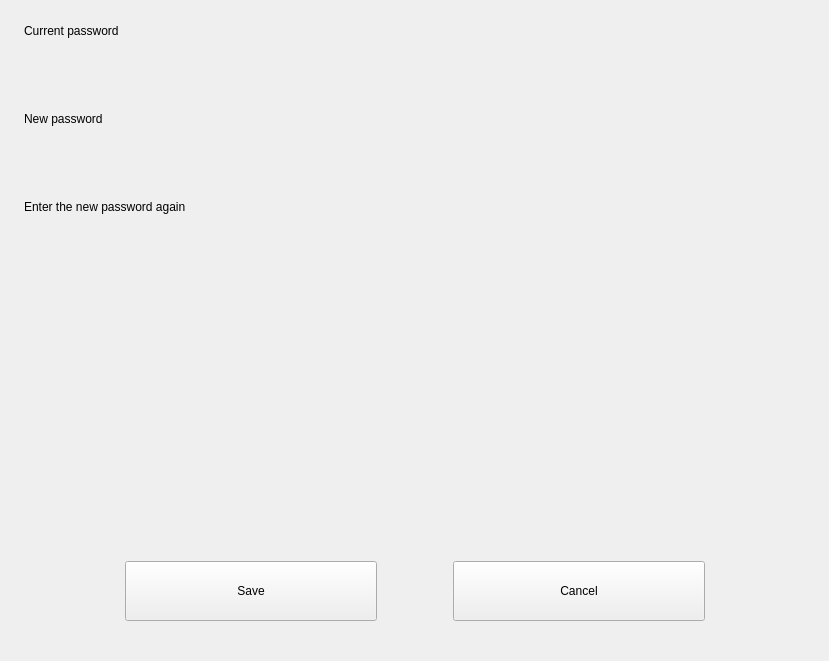
<?xml version="1.0" encoding="UTF-8"?>
<ui version="4.0">
 <class>UserInfoPage</class>
 <widget class="QWidget" name="UserInfoPage">
  <property name="geometry">
   <rect>
    <x>0</x>
    <y>0</y>
    <width>829</width>
    <height>661</height>
   </rect>
  </property>
  <property name="windowTitle">
   <string>Form</string>
  </property>
  <layout class="QVBoxLayout" name="verticalLayout">
   <property name="spacing">
    <number>0</number>
   </property>
   <property name="leftMargin">
    <number>24</number>
   </property>
   <property name="topMargin">
    <number>0</number>
   </property>
   <property name="rightMargin">
    <number>24</number>
   </property>
   <property name="bottomMargin">
    <number>0</number>
   </property>
   <item>
    <widget class="QStackedWidget" name="stackedWidget">
     <property name="sizePolicy">
      <sizepolicy hsizetype="Preferred" vsizetype="Preferred">
       <horstretch>0</horstretch>
       <verstretch>0</verstretch>
      </sizepolicy>
     </property>
     <property name="minimumSize">
      <size>
       <width>0</width>
       <height>200</height>
      </size>
     </property>
     <property name="currentIndex">
      <number>1</number>
     </property>
     <widget class="QWidget" name="page_userInfo">
      <layout class="QVBoxLayout" name="verticalLayout_2">
       <property name="spacing">
        <number>0</number>
       </property>
       <property name="leftMargin">
        <number>0</number>
       </property>
       <property name="topMargin">
        <number>0</number>
       </property>
       <property name="rightMargin">
        <number>0</number>
       </property>
       <property name="bottomMargin">
        <number>0</number>
       </property>
       <item>
        <layout class="QHBoxLayout" name="userInfo_row_1">
         <property name="spacing">
          <number>0</number>
         </property>
         <property name="topMargin">
          <number>50</number>
         </property>
         <property name="bottomMargin">
          <number>0</number>
         </property>
         <item>
          <spacer name="horizontalSpacer">
           <property name="orientation">
            <enum>Qt::Horizontal</enum>
           </property>
           <property name="sizeHint" stdset="0">
            <size>
             <width>40</width>
             <height>20</height>
            </size>
           </property>
          </spacer>
         </item>
         <item>
          <widget class="UserAvatarWidget" name="avatar" native="true">
           <property name="sizePolicy">
            <sizepolicy hsizetype="Fixed" vsizetype="Fixed">
             <horstretch>0</horstretch>
             <verstretch>0</verstretch>
            </sizepolicy>
           </property>
           <property name="minimumSize">
            <size>
             <width>150</width>
             <height>150</height>
            </size>
           </property>
           <property name="maximumSize">
            <size>
             <width>150</width>
             <height>150</height>
            </size>
           </property>
          </widget>
         </item>
         <item>
          <spacer name="horizontalSpacer_2">
           <property name="orientation">
            <enum>Qt::Horizontal</enum>
           </property>
           <property name="sizeHint" stdset="0">
            <size>
             <width>40</width>
             <height>20</height>
            </size>
           </property>
          </spacer>
         </item>
        </layout>
       </item>
       <item>
        <layout class="QHBoxLayout" name="userInfo_row_2">
         <property name="spacing">
          <number>0</number>
         </property>
         <property name="topMargin">
          <number>24</number>
         </property>
         <item>
          <spacer name="horizontalSpacer_3">
           <property name="orientation">
            <enum>Qt::Horizontal</enum>
           </property>
           <property name="sizeHint" stdset="0">
            <size>
             <width>40</width>
             <height>20</height>
            </size>
           </property>
          </spacer>
         </item>
         <item>
          <widget class="QLabel" name="label_name">
           <property name="font">
            <font>
             <family>Noto Sans CJK TC Light</family>
             <pointsize>15</pointsize>
            </font>
           </property>
           <property name="text">
            <string>Account</string>
           </property>
           <property name="alignment">
            <set>Qt::AlignCenter</set>
           </property>
          </widget>
         </item>
         <item>
          <spacer name="horizontalSpacer_4">
           <property name="orientation">
            <enum>Qt::Horizontal</enum>
           </property>
           <property name="sizeHint" stdset="0">
            <size>
             <width>40</width>
             <height>20</height>
            </size>
           </property>
          </spacer>
         </item>
        </layout>
       </item>
       <item>
        <layout class="QHBoxLayout" name="userInfo_row_3">
         <property name="spacing">
          <number>0</number>
         </property>
         <property name="topMargin">
          <number>10</number>
         </property>
         <item>
          <spacer name="horizontalSpacer_5">
           <property name="orientation">
            <enum>Qt::Horizontal</enum>
           </property>
           <property name="sizeHint" stdset="0">
            <size>
             <width>40</width>
             <height>20</height>
            </size>
           </property>
          </spacer>
         </item>
         <item>
          <widget class="QPushButton" name="btn_changePasswd">
           <property name="text">
            <string>Change password</string>
           </property>
          </widget>
         </item>
         <item>
          <spacer name="horizontalSpacer_6">
           <property name="orientation">
            <enum>Qt::Horizontal</enum>
           </property>
           <property name="sizeHint" stdset="0">
            <size>
             <width>40</width>
             <height>20</height>
            </size>
           </property>
          </spacer>
         </item>
        </layout>
       </item>
       <item>
        <layout class="QHBoxLayout" name="userInfo_row_4">
         <property name="spacing">
          <number>0</number>
         </property>
         <property name="topMargin">
          <number>24</number>
         </property>
         <item>
          <widget class="QLabel" name="label_userID">
           <property name="text">
            <string>User id</string>
           </property>
          </widget>
         </item>
         <item>
          <spacer name="horizontalSpacer_7">
           <property name="orientation">
            <enum>Qt::Horizontal</enum>
           </property>
           <property name="sizeHint" stdset="0">
            <size>
             <width>40</width>
             <height>20</height>
            </size>
           </property>
          </spacer>
         </item>
        </layout>
       </item>
       <item>
        <layout class="QHBoxLayout" name="userInfo_row_5">
         <property name="spacing">
          <number>0</number>
         </property>
         <property name="topMargin">
          <number>10</number>
         </property>
         <item>
          <widget class="QLineEdit" name="edit_userID">
           <property name="enabled">
            <bool>false</bool>
           </property>
           <property name="minimumSize">
            <size>
             <width>0</width>
             <height>40</height>
            </size>
           </property>
           <property name="maximumSize">
            <size>
             <width>16777215</width>
             <height>40</height>
            </size>
           </property>
          </widget>
         </item>
        </layout>
       </item>
       <item>
        <layout class="QHBoxLayout" name="userInfo_row_6">
         <property name="spacing">
          <number>0</number>
         </property>
         <property name="topMargin">
          <number>24</number>
         </property>
         <item>
          <widget class="QLabel" name="label_accountType">
           <property name="text">
            <string>Account type</string>
           </property>
          </widget>
         </item>
         <item>
          <spacer name="horizontalSpacer_8">
           <property name="orientation">
            <enum>Qt::Horizontal</enum>
           </property>
           <property name="sizeHint" stdset="0">
            <size>
             <width>40</width>
             <height>20</height>
            </size>
           </property>
          </spacer>
         </item>
        </layout>
       </item>
       <item>
        <layout class="QHBoxLayout" name="userInfo_row_7">
         <property name="spacing">
          <number>0</number>
         </property>
         <property name="topMargin">
          <number>10</number>
         </property>
         <item>
          <widget class="QComboBox" name="combo_accountType">
           <property name="sizePolicy">
            <sizepolicy hsizetype="Expanding" vsizetype="Fixed">
             <horstretch>0</horstretch>
             <verstretch>0</verstretch>
            </sizepolicy>
           </property>
           <property name="minimumSize">
            <size>
             <width>0</width>
             <height>40</height>
            </size>
           </property>
           <property name="maximumSize">
            <size>
             <width>16777215</width>
             <height>40</height>
            </size>
           </property>
          </widget>
         </item>
        </layout>
       </item>
       <item>
        <layout class="QHBoxLayout" name="userInfo_row_8">
         <property name="spacing">
          <number>0</number>
         </property>
         <property name="topMargin">
          <number>24</number>
         </property>
         <item>
          <widget class="QLabel" name="label_accountStatus">
           <property name="text">
            <string>Account status</string>
           </property>
          </widget>
         </item>
         <item>
          <spacer name="horizontalSpacer_10">
           <property name="orientation">
            <enum>Qt::Horizontal</enum>
           </property>
           <property name="sizeHint" stdset="0">
            <size>
             <width>40</width>
             <height>20</height>
            </size>
           </property>
          </spacer>
         </item>
        </layout>
       </item>
       <item>
        <layout class="QHBoxLayout" name="userInfo_row_9">
         <property name="spacing">
          <number>0</number>
         </property>
         <property name="topMargin">
          <number>10</number>
         </property>
         <item>
          <widget class="QCheckBox" name="checkBox">
           <property name="sizePolicy">
            <sizepolicy hsizetype="Fixed" vsizetype="Fixed">
             <horstretch>0</horstretch>
             <verstretch>0</verstretch>
            </sizepolicy>
           </property>
           <property name="minimumSize">
            <size>
             <width>0</width>
             <height>0</height>
            </size>
           </property>
           <property name="maximumSize">
            <size>
             <width>16777215</width>
             <height>16777215</height>
            </size>
           </property>
           <property name="text">
            <string/>
           </property>
           <property name="iconSize">
            <size>
             <width>16</width>
             <height>16</height>
            </size>
           </property>
          </widget>
         </item>
         <item>
          <spacer name="horizontalSpacer_9">
           <property name="orientation">
            <enum>Qt::Horizontal</enum>
           </property>
           <property name="sizeHint" stdset="0">
            <size>
             <width>40</width>
             <height>20</height>
            </size>
           </property>
          </spacer>
         </item>
        </layout>
       </item>
       <item>
        <spacer name="verticalSpacer">
         <property name="orientation">
          <enum>Qt::Vertical</enum>
         </property>
         <property name="sizeHint" stdset="0">
          <size>
           <width>20</width>
           <height>40</height>
          </size>
         </property>
        </spacer>
       </item>
       <item>
        <layout class="QHBoxLayout" name="userInfo_row_10">
         <property name="spacing">
          <number>0</number>
         </property>
         <property name="bottomMargin">
          <number>40</number>
         </property>
         <item>
          <spacer name="horizontalSpacer_12">
           <property name="orientation">
            <enum>Qt::Horizontal</enum>
           </property>
           <property name="sizeHint" stdset="0">
            <size>
             <width>40</width>
             <height>20</height>
            </size>
           </property>
          </spacer>
         </item>
         <item>
          <widget class="QPushButton" name="btn_confirm">
           <property name="sizePolicy">
            <sizepolicy hsizetype="Fixed" vsizetype="Fixed">
             <horstretch>0</horstretch>
             <verstretch>0</verstretch>
            </sizepolicy>
           </property>
           <property name="minimumSize">
            <size>
             <width>252</width>
             <height>60</height>
            </size>
           </property>
           <property name="maximumSize">
            <size>
             <width>252</width>
             <height>60</height>
            </size>
           </property>
           <property name="text">
            <string>Confirm</string>
           </property>
          </widget>
         </item>
         <item>
          <spacer name="horizontalSpacer_11">
           <property name="orientation">
            <enum>Qt::Horizontal</enum>
           </property>
           <property name="sizeType">
            <enum>QSizePolicy::Fixed</enum>
           </property>
           <property name="sizeHint" stdset="0">
            <size>
             <width>76</width>
             <height>20</height>
            </size>
           </property>
          </spacer>
         </item>
         <item>
          <widget class="QPushButton" name="btn_deleteUser">
           <property name="sizePolicy">
            <sizepolicy hsizetype="Fixed" vsizetype="Fixed">
             <horstretch>0</horstretch>
             <verstretch>0</verstretch>
            </sizepolicy>
           </property>
           <property name="minimumSize">
            <size>
             <width>252</width>
             <height>60</height>
            </size>
           </property>
           <property name="maximumSize">
            <size>
             <width>252</width>
             <height>60</height>
            </size>
           </property>
           <property name="text">
            <string>Delete</string>
           </property>
          </widget>
         </item>
         <item>
          <spacer name="horizontalSpacer_13">
           <property name="orientation">
            <enum>Qt::Horizontal</enum>
           </property>
           <property name="sizeHint" stdset="0">
            <size>
             <width>40</width>
             <height>20</height>
            </size>
           </property>
          </spacer>
         </item>
        </layout>
       </item>
      </layout>
     </widget>
     <widget class="QWidget" name="page_changePasswd">
      <layout class="QVBoxLayout" name="verticalLayout_3">
       <property name="spacing">
        <number>0</number>
       </property>
       <property name="leftMargin">
        <number>0</number>
       </property>
       <property name="topMargin">
        <number>0</number>
       </property>
       <property name="rightMargin">
        <number>0</number>
       </property>
       <property name="bottomMargin">
        <number>0</number>
       </property>
       <item>
        <widget class="QWidget" name="passwd_row_1" native="true">
         <layout class="QHBoxLayout" name="layout_passwd_row_1">
          <property name="spacing">
           <number>0</number>
          </property>
          <property name="leftMargin">
           <number>0</number>
          </property>
          <property name="topMargin">
           <number>24</number>
          </property>
          <property name="rightMargin">
           <number>0</number>
          </property>
          <property name="bottomMargin">
           <number>0</number>
          </property>
          <item>
           <widget class="QLabel" name="label_curPasswd">
            <property name="text">
             <string>Current password</string>
            </property>
           </widget>
          </item>
         </layout>
        </widget>
       </item>
       <item>
        <widget class="QWidget" name="passwd_row_2" native="true">
         <layout class="QHBoxLayout" name="layout_passwd_row_2">
          <property name="spacing">
           <number>0</number>
          </property>
          <property name="leftMargin">
           <number>0</number>
          </property>
          <property name="topMargin">
           <number>10</number>
          </property>
          <property name="rightMargin">
           <number>0</number>
          </property>
          <property name="bottomMargin">
           <number>0</number>
          </property>
          <item>
           <widget class="LineEditWithCheckIcon" name="editcheck_curpasswd" native="true">
            <property name="sizePolicy">
             <sizepolicy hsizetype="Preferred" vsizetype="Fixed">
              <horstretch>0</horstretch>
              <verstretch>0</verstretch>
             </sizepolicy>
            </property>
            <property name="minimumSize">
             <size>
              <width>0</width>
              <height>40</height>
             </size>
            </property>
            <property name="maximumSize">
             <size>
              <width>16777215</width>
              <height>40</height>
             </size>
            </property>
           </widget>
          </item>
         </layout>
        </widget>
       </item>
       <item>
        <layout class="QHBoxLayout" name="passwd_row_3">
         <property name="spacing">
          <number>0</number>
         </property>
         <property name="topMargin">
          <number>24</number>
         </property>
         <item>
          <widget class="QLabel" name="label_newPassswd">
           <property name="text">
            <string>New password</string>
           </property>
          </widget>
         </item>
        </layout>
       </item>
       <item>
        <layout class="QHBoxLayout" name="passwd_row_4">
         <property name="spacing">
          <number>0</number>
         </property>
         <property name="topMargin">
          <number>10</number>
         </property>
         <item>
          <widget class="LineEditWithCheckIcon" name="editcheck_newPasswd" native="true">
           <property name="sizePolicy">
            <sizepolicy hsizetype="Preferred" vsizetype="Fixed">
             <horstretch>0</horstretch>
             <verstretch>0</verstretch>
            </sizepolicy>
           </property>
           <property name="minimumSize">
            <size>
             <width>0</width>
             <height>40</height>
            </size>
           </property>
           <property name="maximumSize">
            <size>
             <width>16777215</width>
             <height>40</height>
            </size>
           </property>
          </widget>
         </item>
        </layout>
       </item>
       <item>
        <layout class="QHBoxLayout" name="passwd_row_5">
         <property name="spacing">
          <number>0</number>
         </property>
         <property name="topMargin">
          <number>24</number>
         </property>
         <item>
          <widget class="QLabel" name="label_confirmPasswd">
           <property name="text">
            <string>Enter the new password again</string>
           </property>
          </widget>
         </item>
        </layout>
       </item>
       <item>
        <layout class="QHBoxLayout" name="passwd_row_6">
         <property name="spacing">
          <number>0</number>
         </property>
         <property name="topMargin">
          <number>10</number>
         </property>
         <item>
          <widget class="LineEditWithCheckIcon" name="editcheck_confirmPasswd" native="true">
           <property name="sizePolicy">
            <sizepolicy hsizetype="Preferred" vsizetype="Fixed">
             <horstretch>0</horstretch>
             <verstretch>0</verstretch>
            </sizepolicy>
           </property>
           <property name="minimumSize">
            <size>
             <width>0</width>
             <height>40</height>
            </size>
           </property>
           <property name="maximumSize">
            <size>
             <width>16777215</width>
             <height>40</height>
            </size>
           </property>
          </widget>
         </item>
        </layout>
       </item>
       <item>
        <spacer name="verticalSpacer_2">
         <property name="orientation">
          <enum>Qt::Vertical</enum>
         </property>
         <property name="sizeHint" stdset="0">
          <size>
           <width>20</width>
           <height>40</height>
          </size>
         </property>
        </spacer>
       </item>
       <item>
        <layout class="QHBoxLayout" name="passwd_row_7">
         <property name="spacing">
          <number>0</number>
         </property>
         <property name="bottomMargin">
          <number>40</number>
         </property>
         <item>
          <spacer name="horizontalSpacer_15">
           <property name="orientation">
            <enum>Qt::Horizontal</enum>
           </property>
           <property name="sizeHint" stdset="0">
            <size>
             <width>40</width>
             <height>20</height>
            </size>
           </property>
          </spacer>
         </item>
         <item>
          <widget class="QPushButton" name="btn_save">
           <property name="sizePolicy">
            <sizepolicy hsizetype="Fixed" vsizetype="Fixed">
             <horstretch>0</horstretch>
             <verstretch>0</verstretch>
            </sizepolicy>
           </property>
           <property name="minimumSize">
            <size>
             <width>252</width>
             <height>60</height>
            </size>
           </property>
           <property name="maximumSize">
            <size>
             <width>252</width>
             <height>60</height>
            </size>
           </property>
           <property name="text">
            <string>Save</string>
           </property>
          </widget>
         </item>
         <item>
          <spacer name="horizontalSpacer_14">
           <property name="orientation">
            <enum>Qt::Horizontal</enum>
           </property>
           <property name="sizeType">
            <enum>QSizePolicy::Fixed</enum>
           </property>
           <property name="sizeHint" stdset="0">
            <size>
             <width>76</width>
             <height>20</height>
            </size>
           </property>
          </spacer>
         </item>
         <item>
          <widget class="QPushButton" name="btn_cancel">
           <property name="sizePolicy">
            <sizepolicy hsizetype="Fixed" vsizetype="Fixed">
             <horstretch>0</horstretch>
             <verstretch>0</verstretch>
            </sizepolicy>
           </property>
           <property name="minimumSize">
            <size>
             <width>252</width>
             <height>60</height>
            </size>
           </property>
           <property name="maximumSize">
            <size>
             <width>252</width>
             <height>60</height>
            </size>
           </property>
           <property name="text">
            <string>Cancel</string>
           </property>
          </widget>
         </item>
         <item>
          <spacer name="horizontalSpacer_16">
           <property name="orientation">
            <enum>Qt::Horizontal</enum>
           </property>
           <property name="sizeHint" stdset="0">
            <size>
             <width>40</width>
             <height>20</height>
            </size>
           </property>
          </spacer>
         </item>
        </layout>
       </item>
      </layout>
     </widget>
    </widget>
   </item>
  </layout>
 </widget>
 <customwidgets>
  <customwidget>
   <class>UserAvatarWidget</class>
   <extends>QWidget</extends>
   <header location="global">user-avatar-widget.h</header>
   <container>1</container>
  </customwidget>
  <customwidget>
   <class>LineEditWithCheckIcon</class>
   <extends>QWidget</extends>
   <header location="global">lineedit-with-checkicon.h</header>
   <container>1</container>
  </customwidget>
 </customwidgets>
 <resources/>
 <connections/>
</ui>
